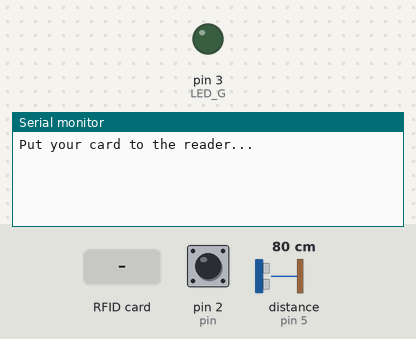
A sketch run on a simulated Arduino Uno, built with avr-gcc and run on an emulated ATmega328P. Shown: output pins drawn as LEDs (lit = HIGH), the last lines printed to the serial monitor. Wiring (inferred from the names in the program): ultrasonic range finder: trigger pin 4; echo pin 5. The inputs (shaded band) are chosen by the test bench; at power-on: pin 2 (pin) HIGH, distance to the obstacle (sensor on pin 5) 80 cm. The echo pulse lasts 58.3 µs per cm; pins used as bus, display or sensor lines are not drawn.

Above: at 1.2 s.
1.3 s: RFID card ED D6 D6 73 held to the reader
At 2.1 s:
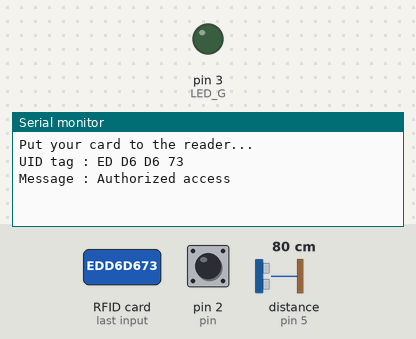
2.8 s: RFID card 5E 7A 19 C4 held to the reader
At 4.0 s:
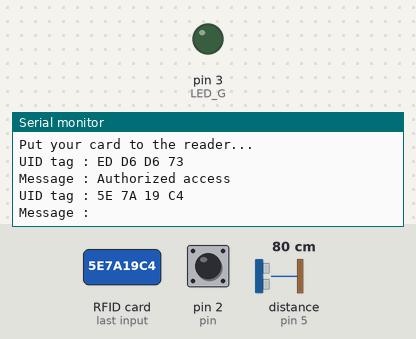

The sketch:

mergev4.ino
```cpp
#include<SoftwareSerial.h> //Included SoftwareSerial Library
//Started mySerial SoftwareSerial
SoftwareSerial mySerial(6,7);
#include "rfid.h"
int pin=2;
int access;
 char id[1];
   const int trigPin = 4;
const int echoPin = 5;
long duration;
int distance;
int counter, count1;
int current = 0;
int water;
int gas = 0;

void setup() {
  //Serial mySerial Begin at 9600 Baud
  mySerial.begin(9600);
  Serial.begin(9600);
  pinMode(pin,INPUT);
  pinMode(trigPin, OUTPUT); // Sets the trigPin as an Output
  pinMode(echoPin, INPUT);
   rfidsetup();


}

void loop() {
  rfidloop();
  access=digitalRead(pin);
  while(access==0){
     access=digitalRead(pin);
    }
//  id[0]='C';
//  mySerial.write(id,1);
//  delay(100);
//  county();
//  delay(100);
//  id[0]='G';
//  mySerial.write(id,1);
//  delay(100);
//  gasy();
//  delay(100);
//
//  id[0]='W';
//  mySerial.write(id,1);
//  delay(100);
//  watery();
//  delay(2000);
int fn = dist();
  if (fn == 1) {
    while (fn == 1) {
      counter++;
      fn = dist();
      delay(1000);
    }
  }
  else {
    if (counter > 2) {
      count1 = count1 + 1;
      counter = 0;
      id[0]='C';
      mySerial.write(id,1);
      delay(100);
      Serial.print("count");
      Serial.println(count1);
      mySerial.write(count1);
      delay(100);
      id[0]='G';
      mySerial.write(id,1);
      delay(100);
      Serial.print("ppm=");
      int gaslevel=mq135();
      Serial.println(gaslevel);
      uint8_t gLSB = gaslevel;
      uint8_t gMSB = gaslevel >> 8;
      mySerial.write(gMSB);
      mySerial.write(gLSB);
      //mySerial.write(gaslevel);
      delay(100);
      id[0]='W';
      mySerial.write(id,1);
      delay(100);
      Serial.print("taki=");
      int waterlevel=level();
      Serial.println(waterlevel);
      mySerial.write(waterlevel);
      delay(2000);
      if (gaslevel > 250 || waterlevel > 200) {
        digitalWrite(3, HIGH);
}
  }
}
}


/////////
//////distance measurement
int dist() {
  // Clears the trigPin
  digitalWrite(trigPin, LOW);
  delayMicroseconds(2);

  // Sets the trigPin on HIGH state for 10 micro seconds
  digitalWrite(trigPin, HIGH);
  delayMicroseconds(10);
  digitalWrite(trigPin, LOW);

  // Reads the echoPin, returns the sound wave travel time in microseconds
  duration = pulseIn(echoPin, HIGH);

  // Calculating the distance
  distance = duration * 0.034 / 2;

  // Prints the distance on the Serial Monitor
  //Serial.print("Distance: ");
  //Serial.println(distance);
  //lcd.setCursor(0,1);
  //lcd.print(distance);
  //lcd.clear();
  delay(100);
  if (distance <= 50)
  {
    current = 1;
  }
  else {
    current = 0;
  }
  return current;
}


////////air quality
int mq135()
{

  gas = analogRead(A0);
  Serial.println(gas);
  //float ppm = gasSensor.getPPM();

  //digitalWrite(13,HIGH);
  //Serial.print("CO2 ppm gas : ");
  return gas;
}


////////waterlevel
int level()
{

  water = analogRead(A1);
  return water;
}
```

rfid.h
```cpp
#include <SPI.h>
#include <MFRC522.h>


#define SS_PIN 10
#define RST_PIN 9
#define LED_G 3 //define green LED pin


MFRC522 mfrc522(SS_PIN, RST_PIN);   // Create MFRC522 instance.


void rfidsetup()
{
  Serial.begin(9600);   // Initiate a serial communication
  SPI.begin();      // Initiate  SPI bus
  mfrc522.PCD_Init();   // Initiate MFRC522

  pinMode(LED_G, OUTPUT);

  Serial.println("Put your card to the reader...");
  Serial.println();

}

void rfidloop()
{
  // Look for new cards
  if ( ! mfrc522.PICC_IsNewCardPresent())
  {
    return;
  }
  // Select one of the cards
  if ( ! mfrc522.PICC_ReadCardSerial())
  {
    return;
  }
  //Show UID on serial monitor
  Serial.print("UID tag :");
  String content= "";
  byte letter;
  for (byte i = 0; i < mfrc522.uid.size; i++)
  {
     Serial.print(mfrc522.uid.uidByte[i] < 0x10 ? " 0" : " ");
     Serial.print(mfrc522.uid.uidByte[i], HEX);
     content.concat(String(mfrc522.uid.uidByte[i] < 0x10 ? " 0" : " "));
     content.concat(String(mfrc522.uid.uidByte[i], HEX));
  }
  Serial.println();
  Serial.print("Message : ");
  content.toUpperCase();
  if (content.substring(1) == "ED D6 D6 73") //change here the UID of the card/cards that you want to give access
  {
    Serial.println("Authorized access");
    Serial.println();
    delay(500);

    digitalWrite(LED_G, LOW);


    delay(300);


  }

delay(1000);
}
```

Measured:
- after the input at 1.3 s, the serial monitor: prints a new line after 0.06 s (image 1)
- after the input at 2.8 s, the serial monitor: prints a new line after 0.47 s (image 2)
